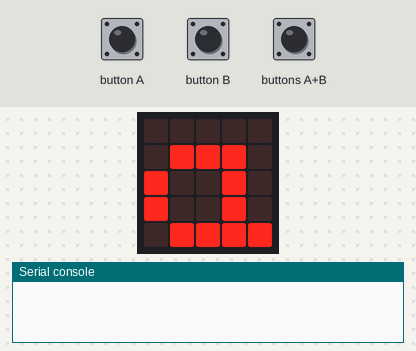
A program run on a simulated BBC micro:bit running MicroPython. On the bench: the board's 5×5 LED display, the last lines printed to the serial console. The test bench sets the inputs (shaded band). The 48×5 strip is a reading aid, not a part: it shows the text the display is scrolling, unrolled, one strip-width of it at a time.

Above: at 1.2 s.
1.3 s: button A pressed for 0.15 s
At 2.6 s:
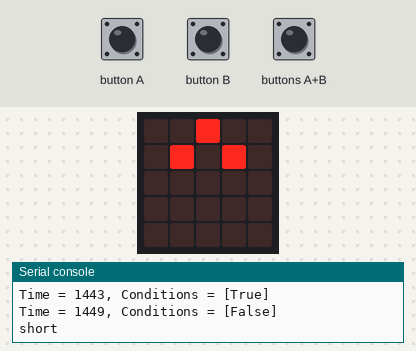
2.9 s: buttons A+B pressed for 0.15 s
At 3.9 s:
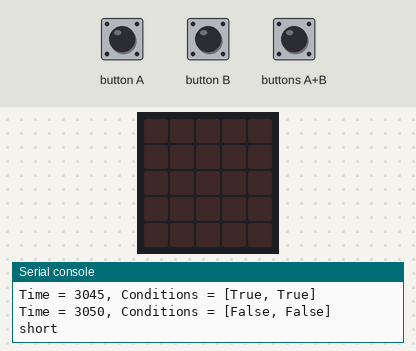
4.5 s: button B pressed for 1 s
At 5.7 s:
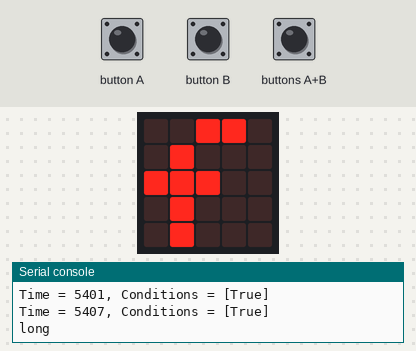
7.0 s: button B pressed for 0.15 s
At 8.2 s:
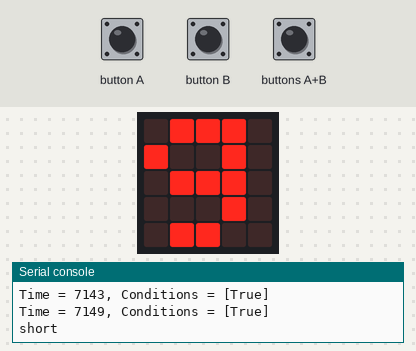
8.6 s: button A pressed for 1 s
At 9.8 s:
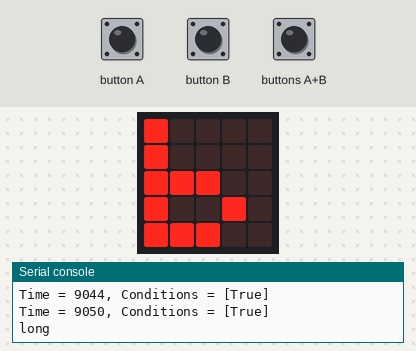
11.1 s: button A pressed for 3.2 s
At 12.9 s:
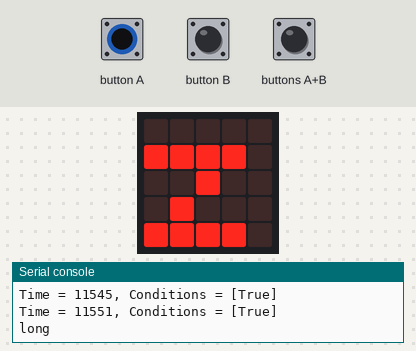
Timing chart, 0 to 14.4 s (numbered marks = the images above; inputs shaded):
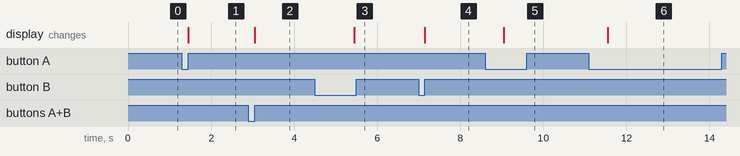

The program:

compose.py
```python
# Add your Python code here. E.g.
from microbit import *
from buttons import (ButtonHandler, button_a_pressed, button_long_a_pressed,
                     button_b_pressed, button_long_b_pressed,
                     button_together_pressed)


alphabet = "abcdefghijklmnopqrstuvwxyz. ^"

def make_word(buttonActionHandler=ButtonHandler()):
    word = ""
    letter = ''
    index = 0
    word_complete = False
    while word_complete is not True:
        press = buttonActionHandler.get_button_press()
        if press == button_a_pressed:
            index -= 1
            if index < 0:
                index = len(alphabet)-1
        elif press == button_long_a_pressed:
            index -= 5
            if index < 0:
                index = len(alphabet) + index
        elif press == button_b_pressed:
            index += 1
            if index > len(alphabet) - 1:
                index = 0
        elif press == button_long_b_pressed:
            index += 5
            if index > len(alphabet) - 1:
                index = index - (len(alphabet))
        elif press == button_together_pressed:
            if letter == '^':
                word_complete = True
            else:
                word += letter
                display.clear()
                sleep(500)
        display.show(alphabet[index])
        letter = alphabet[index]
    return word

while True:
    buttonActionHandler = ButtonHandler()
    word = make_word(buttonActionHandler=buttonActionHandler)
    display.scroll(word, wait=False, loop=True)
    stop_press = None
    while stop_press is None:
        stop_press = buttonActionHandler.get_button_press()
```

buttons.py
```python
from microbit import *

button_long_a_pressed = "button_long_a"
button_long_b_pressed = "button_long_b"
button_a_pressed = "button_a"
button_b_pressed = "button_b"
button_together_pressed = "button_together"
button_long_together_pressed = "button_long_together"


class ButtonHandler(object):

    both_button_push_grace_ms = 50
    long_push_ms = 400
    button_reset = True

    def get_button_press(self):
        if (button_a.is_pressed() or button_b.is_pressed()):
            if self.button_reset:
                self.button_reset = False
                print("Got a button push at %s" % running_time())
                # delay to catch up if both are being pushed
                sleep(self.both_button_push_grace_ms)
                return self.identify_button_press()
        else:
            self.button_reset = True
            return None

    def identify_button_press(self):
        press = None
        if (button_a.is_pressed()
                and button_b.is_pressed()):
            if self.is_long([button_a.is_pressed, button_b.is_pressed]):
                press = button_long_together_pressed
            else:
                press =  button_together_pressed
        elif button_a.is_pressed():
            if self.is_long([button_a.is_pressed]):
                press = button_long_a_pressed
            else:
                press = button_a_pressed
        elif button_b.is_pressed():
            if self.is_long([button_b.is_pressed]):
                press = button_long_b_pressed
            else:
                press = button_b_pressed
        return press

    def is_long(self, conditions):
        if len(conditions) > 0:
            time = running_time()
            print('Time = %s' % time)
            while running_time() - time < self.long_push_ms:
                print('Time = %s, Conditions = %s' %
                      (running_time(),
                       [condition() for condition in conditions]))
                if not all(cond() for cond in conditions):
                    print("short")
                    return False
            print("long")
            return True


if __name__ == "__main__":
    print(running_time())
    sleep(1000)
    print(running_time())
    count = 10
    handle_buttons = ButtonHandler()
    while len(handle_buttons.get_presses()) < count:
        handle_buttons.button_press()

    print(handle_buttons.get_presses())


        
```

Measured:
- after the input at 1.3 s, the display: changes after 0.15 s (image 1)
- after the input at 2.9 s, the display: changes after 0.15 s (image 2)
- after the input at 4.5 s, the display: changes after 0.95 s (image 3)
- after the input at 7.0 s, the display: changes after 0.15 s (image 4)
- after the input at 8.6 s, the display: changes after 0.45 s (image 5)
- after the input at 11.1 s, the display: changes after 0.45 s (image 6)
